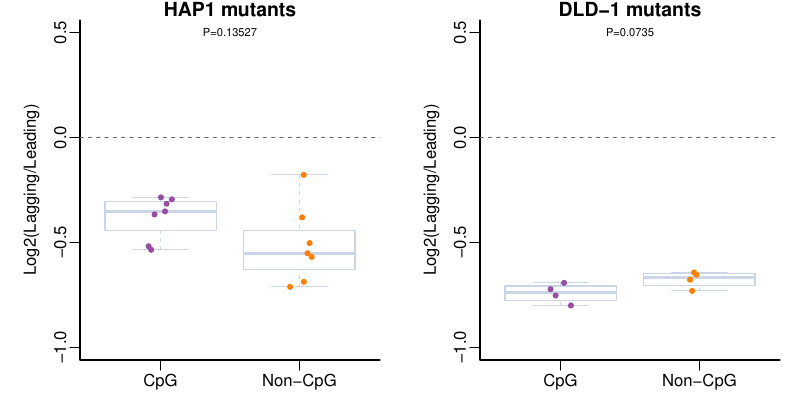

The script that saved this image:
dev.new()
pdf("cell_line_asym_cpg_ct.pdf",8,4)
layout(matrix(1:2,nrow=1,byrow = T))
par(mar=c(2,4,1,1),mgp=c(2,.5,0),bty="l")
ylim<-c(-1,0.5)

#=================
#   HAP1
#================
cpg<-read.table("data/HAP1/ct_cpg.txt",header = T,row.names = 1)
cpg$ct<-log(cpg$ct,2)
cpg<-as.data.frame(cpg[-8,])
colnames(cpg)<-"value"
cpg$type<-rep("cpg",nrow(cpg))
ncpg<-read.table("data/HAP1/ct_ncpg.txt",header = T,row.names = 1)
ncpg$ct<-log(ncpg$ct,2)
ncpg<-as.data.frame(ncpg[-8,])
colnames(ncpg)<-"value"
ncpg$type<-rep("ncpg",nrow(ncpg))
muts.ct1<-rbind(cpg,ncpg)
boxplot(value~type,data=muts.ct1,main="HAP1 mutants",ylab="Log2(Lagging/Leading)",border="#cbd5e8",notch=F,names=c("CpG","Non-CpG"),ylim=ylim,cex=.8)
stripchart(value~type,data=muts.ct1, method = "jitter",pch = 20, add = TRUE, col =c("#984ea3","#ff7f00") , cex = 1,vertical=T)
t<-t.test(muts.ct1$value[which(muts.ct1$type=="cpg")],muts.ct1$value[which(muts.ct1$type=="ncpg")])
mtext(paste0("P=",round(t$p.value,5)),3,cex=.7,line=-1)
abline(h=0,col="#636363",lty=2)

#=================
#   DLD1
#================
cpg<-read.table("data/DLD1/ct_cpg.txt",header = T,row.names = 1)
cpg$ct<-log(cpg$ct,2)
cpg<-as.data.frame(cpg)
colnames(cpg)<-"value"
cpg$type<-rep("cpg",nrow(cpg))
ncpg<-read.table("data/DLD1/ct_ncpg.txt",header = T,row.names = 1)
ncpg$ct<-log(ncpg$ct,2)
ncpg<-as.data.frame(ncpg)
colnames(ncpg)<-"value"
ncpg$type<-rep("ncpg",nrow(ncpg))
muts.ct<-rbind(cpg,ncpg)
boxplot(value~type,data=muts.ct,main="DLD-1 mutants",ylab="Log2(Lagging/Leading)",border="#cbd5e8",notch=F,names=c("CpG","Non-CpG"),ylim=ylim)
stripchart(value~type,data=muts.ct, method = "jitter",pch = 20, add = TRUE, col =c("#984ea3","#ff7f00") , cex = 1,vertical=T)
t<-t.test(muts.ct$value[which(muts.ct$type=="cpg")],muts.ct$value[which(muts.ct$type=="ncpg")])
mtext(paste0("P=",signif(t$p.value,3)),3,cex=.7,line=-1)
abline(h=0,col="#636363",lty=2)

dev.off()